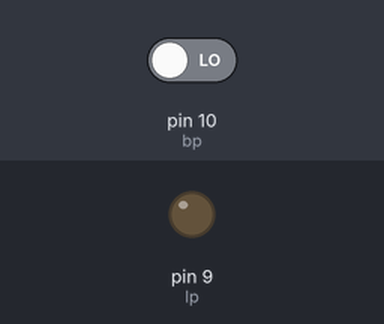
Recording of a sketch running on a simulated Arduino Uno, built with avr-gcc and run on an emulated ATmega328P. Shown: output pins drawn as LEDs (lit = HIGH). Dashed ring = blinking. The inputs (shaded band) are chosen by the test bench; at power-on: pin 10 (bp) LOW.

Above: at 1.2 s.
1.3 s: pin 10 (bp) driven HIGH
At 1.55 s:
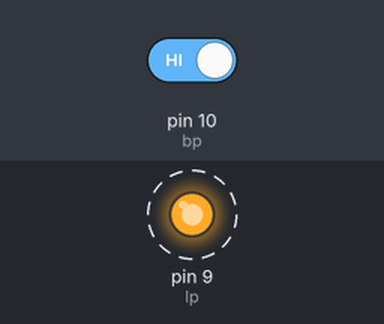
4.3 s: pin 10 (bp) driven LOW
At 4.3 s:
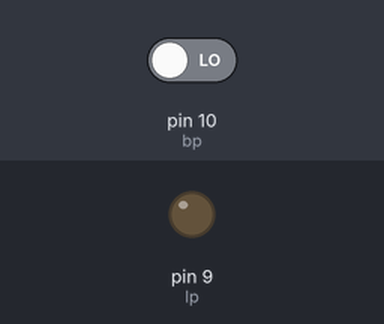
Timing chart, 0 to 7.3 s (numbered marks = the images above; inputs shaded):
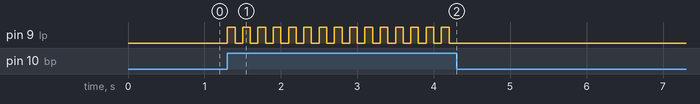

The sketch:

led_com_botao.ino
```cpp
int bp = 10;
int lp= 9;
int eb = 0;

void setup() {
  pinMode(bp,INPUT);
  pinMode(lp,OUTPUT);


}

void loop() {
  eb = digitalRead(bp);
  if (eb == HIGH){
    digitalWrite(lp,HIGH);
    delay(100);
    digitalWrite(lp,LOW);
    delay(100);
  }
  else {
    digitalWrite(lp,LOW);
  }


}
```

Measured:
- after the input at 1.3 s, pin 9 (lp): alternates HIGH for 0.10 s and LOW for 0.10 s, starting at once
- after the input at 4.3 s, pin 9 (lp): stops changing and stays LOW
